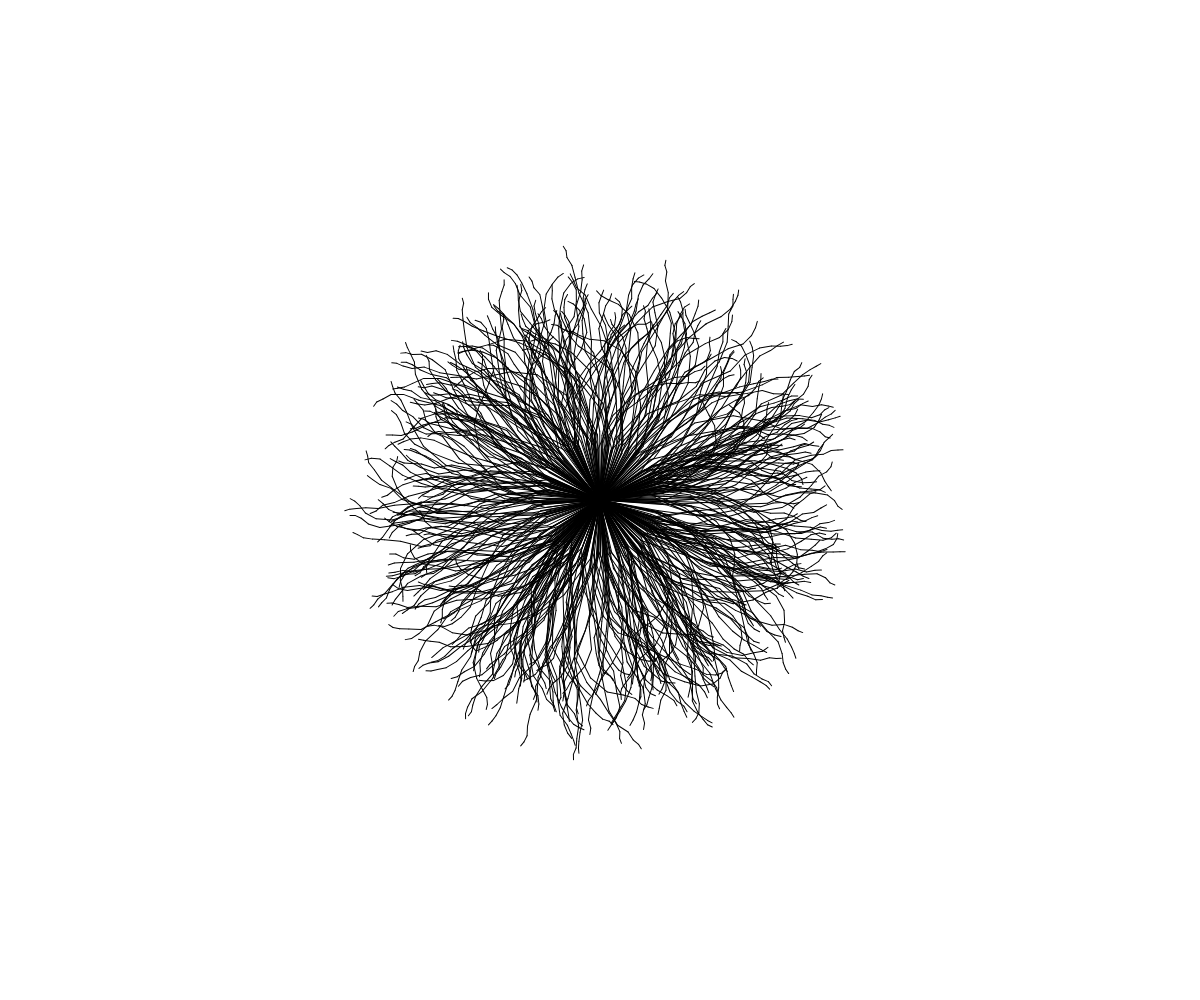
Frame 1 (no input)
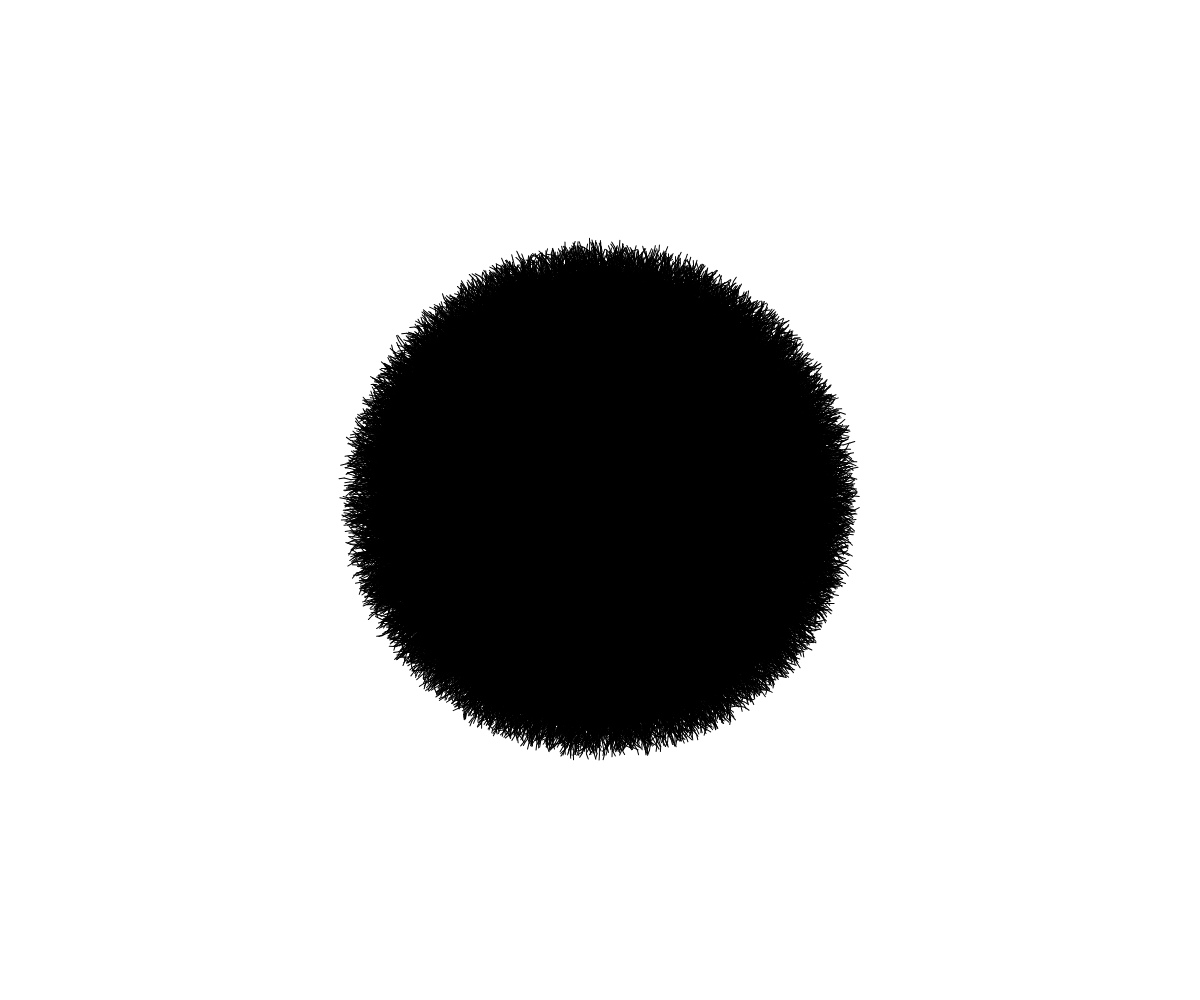
Frame 60 (no input)
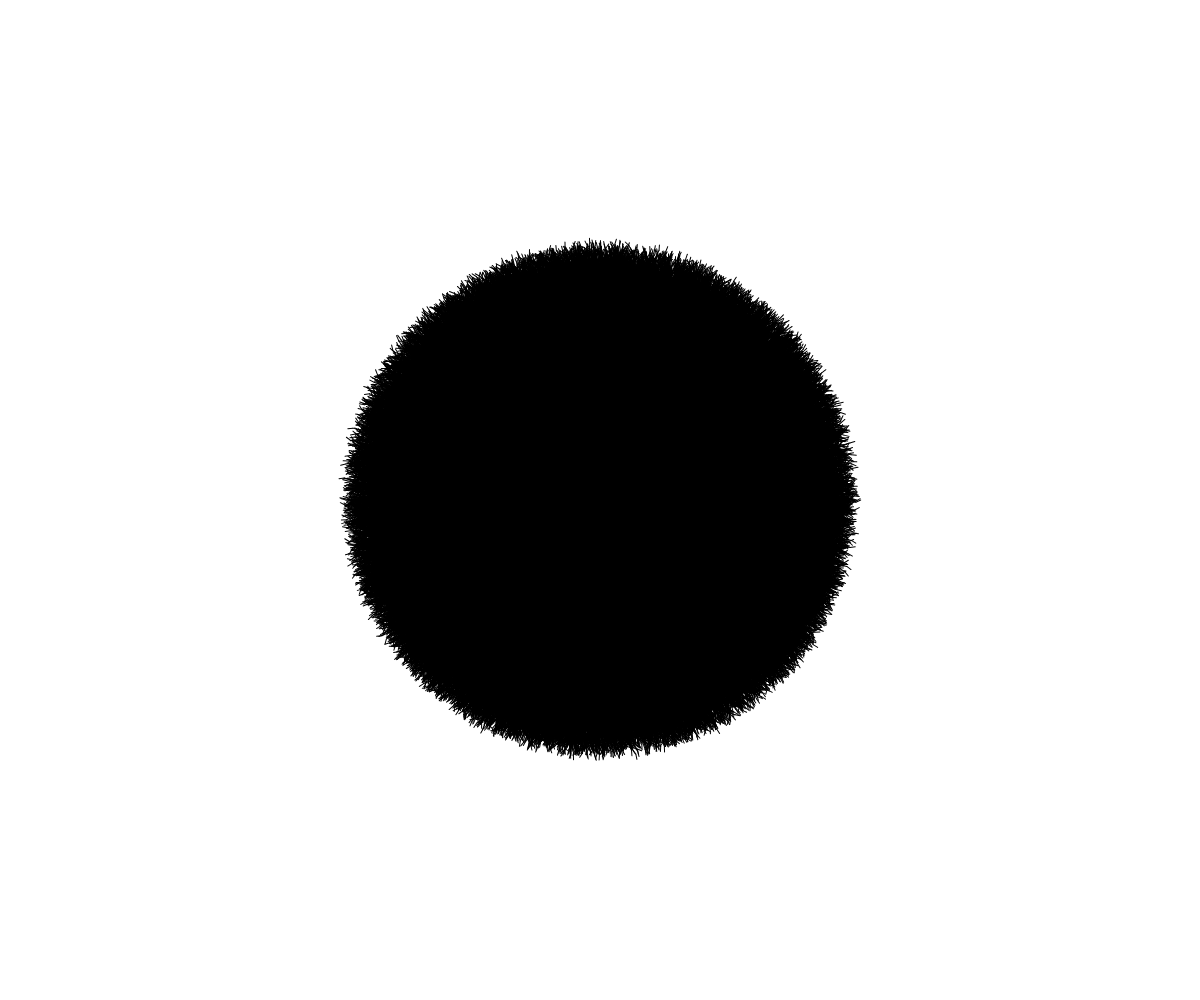
Frame 120 (the mouse pressed at the canvas centre since frame 60)

The p5.js sketch that drew these frames (run headless with seeded random() and noise() and a simulated clock; from frame 60 on, the mouse is pressed at the canvas centre):

// p5.js sketch
// ── sketch.js
// Project Title
// Your Name
// Date
//
// Extra for Experts:
// - describe what you did to take this project "above and beyond"


function setup() {
  createCanvas(windowWidth, windowHeight);
  background(255);
  angleMode(DEGREES)

}

function randomelement(currentlen){
  push();
  rotate(random(360));
  while(currentlen > 5){
    rotate(random(-30,30));
    line(0,0,0,currentlen);
    fill(50,50,0);
    translate(0,currentlen);
    currentlen *= 0.75;
  }



  pop();
}


function draw() {
  translate(width/2,height/2);
  for(let i = 0; i < 500 ;i++){
    randomelement(random(50,70));
  }
 
}
